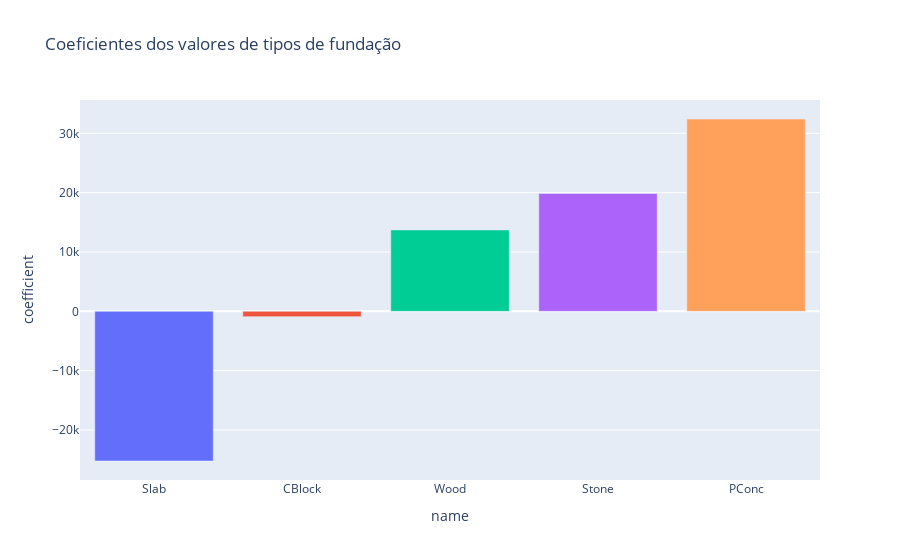

Notebook code cell kept with this figure:
### Markdown cell above
Com coeficientes variando de -70000 até quase 130000, vê-se que o bairro é um componente importante do preço do imóvel.

### Fundação

O quanto a fundação pode variar no preço do imóvel? Vejamos os coeficientes associados aos valores.

### Code cell
plot_category_coefficients(
    'Coeficientes dos valores de tipos de fundação',
    coef_df,
    'Foundation_'
)

### Figure 1 — Plotly figure (JSON) as saved in the notebook; plotly's stock layout.template omitted (floating-point values rounded to 4 significant figures)
{"data": [{"hovertemplate": "name=%{x}<br>coefficient=%{y}<extra></extra>", "legendgroup": "Slab", "marker": {"color": "#636efa", "pattern": {"shape": ""}}, "name": "Slab", "orientation": "v", "showlegend": true, "textposition": "auto", "type": "bar", "x": ["Slab"], "xaxis": "x", "y": [-25220.0], "yaxis": "y"}, {"hovertemplate": "name=%{x}<br>coefficient=%{y}<extra></extra>", "legendgroup": "CBlock", "marker": {"color": "#EF553B", "pattern": {"shape": ""}}, "name": "CBlock", "orientation": "v", "showlegend": true, "textposition": "auto", "type": "bar", "x": ["CBlock"], "xaxis": "x", "y": [-897.6], "yaxis": "y"}, {"hovertemplate": "name=%{x}<br>coefficient=%{y}<extra></extra>", "legendgroup": "Wood", "marker": {"color": "#00cc96", "pattern": {"shape": ""}}, "name": "Wood", "orientation": "v", "showlegend": true, "textposition": "auto", "type": "bar", "x": ["Wood"], "xaxis": "x", "y": [13710.0], "yaxis": "y"}, {"hovertemplate": "name=%{x}<br>coefficient=%{y}<extra></extra>", "legendgroup": "Stone", "marker": {"color": "#ab63fa", "pattern": {"shape": ""}}, "name": "Stone", "orientation": "v", "showlegend": true, "textposition": "auto", "type": "bar", "x": ["Stone"], "xaxis": "x", "y": [19860.0], "yaxis": "y"}, {"hovertemplate": "name=%{x}<br>coefficient=%{y}<extra></extra>", "legendgroup": "PConc", "marker": {"color": "#FFA15A", "pattern": {"shape": ""}}, "name": "PConc", "orientation": "v", "showlegend": true, "textposition": "auto", "type": "bar", "x": ["PConc"], "xaxis": "x", "y": [32410.0], "yaxis": "y"}], "layout": {"autosize": true, "barmode": "relative", "legend": {"title": {"text": "name"}, "tracegroupgap": 0}, "showlegend": false, "title": {"text": "Coeficientes dos valores de tipos de fundação"}, "xaxis": {"anchor": "y", "autorange": true, "categoryarray": ["Slab", "CBlock", "Wood", "Stone", "PConc"], "categoryorder": "array", "domain": [0, 1], "range": [-0.5, 4.5], "title": {"text": "name"}, "type": "category"}, "yaxis": {"anchor": "x", "autorange": true, "domain": [0, 1], "range": [-28420.0, 35610.0], "title": {"text": "coefficient"}, "type": "linear"}}}
